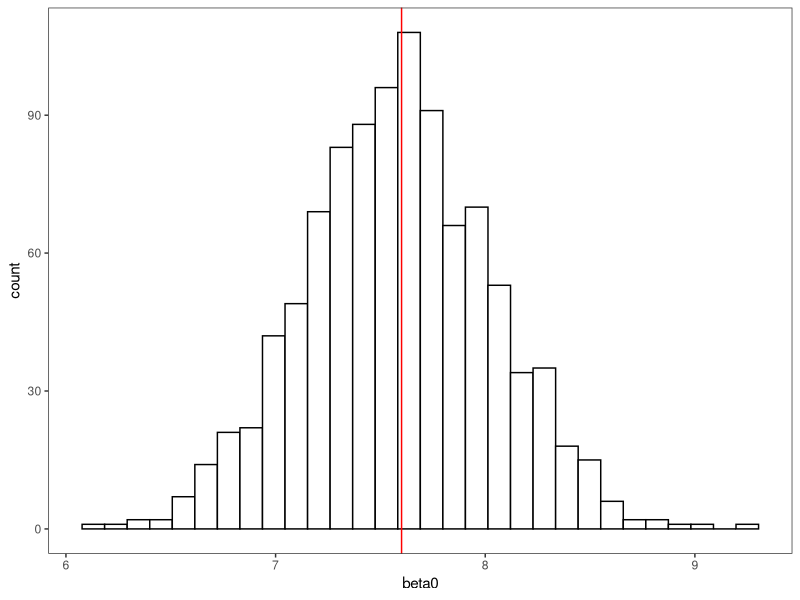
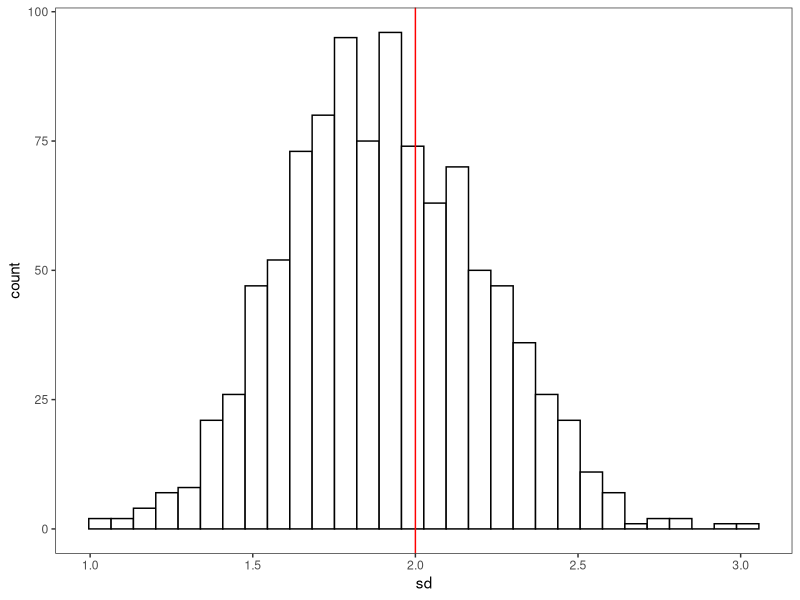

The R source for these figures, in order: (Note: a time limit stopped this script after it produced the figures.)

library(tidyverse)
library(lme4)


rm(list=ls())


###############################################################################
#Starting with a single simulation
###############################################################################

# Creating simulation parameters for a situation where you have multiple trials
# on multiple individuals.

nSubjects = 20
nTests = 8
beta0 = log(2000)
betweenSubjectSd = 2

# Generating random effects for each individual

data = data.frame('subject' = as.factor(1:nSubjects),
                  'subjectEffect' = rnorm(nSubjects, 0, betweenSubjectSd))

# Creating a row for each test on each subject

data = merge(data, 1:nTests) %>% 
  rename(test = 'y')

# Adding in the intercept

data$beta0 = beta0

# Now the ln of the expected value (lambda) should be beta0 + the random subject
# effect for each observation, given that we are not simulating any other
# covariate effects right now.

data$logLambda = data$beta0 + data$subjectEffect

# And lambda should be exp(logLambda)

data$lambda = exp(data$logLambda)

# Now we have an expected value for the response variable for each individual on
# each test. So we can use these values to generate a random draw from a Poisson
# distribution that is unique to each individual.

data$obsResponse = rpois(n = nrow(data), lambda=data$lambda)


# No we can fit a random effects Poisson model to these data.

fittedModel = glmer(obsResponse ~ 1 + (1|subject), family=poisson, data=data)

summary(fittedModel)


# Let's look at the model-estimated intercept which we want to be close to the
# beta0 value we chose

beta0
fittedModel@beta

# And let's look at the model-estimated between-subject standard deviation which
# we want to be close to the betweenSubjectSd we chose

betweenSubjectSd
fittedModel@theta



###############################################################################
#Looping the code to do lots of simulations and make sure that the model
#generally recovers the correct values
###############################################################################


# That's all well and good for 1 simulation, but how do we know that this model
# tends to get the right answers? Well, we can loop this code over a bunch of
# iterations and record the model-estimated beta0 and between-subject sd on
# each iteration.

nSims = 1000

nSubjects = 20
nTests = 8
beta0 = log(2000)
betweenSubjectSd = 2

beta0Ests = rep(NA, nSims)
sdEsts = rep(NA, nSims)

for(i in 1:nSims){
  
  #Generate random effects for each individual
  data = data.frame('subject' = as.factor(1:nSubjects),
                    'subjectEffect' = rnorm(nSubjects, 0, betweenSubjectSd))
  
  # Creating a row for each test on each subject
  data = merge(data, 1:nTests) %>% 
    rename(test = 'y')
  
  # Adding in the intercept
  
  data$beta0 = beta0
  
  # Calculating lambda
  
  data$logLambda = data$beta0 + data$subjectEffect
  
  data$lambda = exp(data$logLambda)
  
  
  # Drawing random values
  
  data$obsResponse = rpois(n = nrow(data), lambda=data$lambda)
  
  
  # Fitting the model
  
  fittedModel = glmer(obsResponse ~ 1 + (1|subject), family=poisson, data=data)
  
  # Recording beta0 and between-subject SD
  
  beta0Ests[i] = fittedModel@beta
  sdEsts[i] = fittedModel@theta
  
}

# Now we can look at the distribution of the estimates from 1000 simulations
# and how they relate to the simulation parameters.

simResults = data.frame('beta0' = beta0Ests,
                        'sd' = sdEsts)

#First beta0

ggplot(simResults, aes(x = beta0))+
  theme_bw()+
  theme(panel.grid=element_blank())+
  geom_histogram(fill='white', color='black')+
  geom_vline(xintercept=beta0, col='red')

#Now the between-subject SD values

ggplot(simResults, aes(x=sd))+
  theme_bw()+
  theme(panel.grid=element_blank())+
  geom_histogram(fill='white', color='black')+
  geom_vline(xintercept=betweenSubjectSd, col='red')




###############################################################################
#What if we do everything the exact same, but truncate every observed value
#greater than 2000 because we are pretending that our experiments ended at
#2000 time units, so we just set every other value to 2001?
###############################################################################


nSims = 1000

nSubjects = 20
nTests = 8
beta0 = log(2000)
betweenSubjectSd = 2

beta0Ests = rep(NA, nSims)
sdEsts = rep(NA, nSims)

for(i in 1:nSims){
  
  #Generate random effects for each individual
  data = data.frame('subject' = as.factor(1:nSubjects),
                    'subjectEffect' = rnorm(nSubjects, 0, betweenSubjectSd))
  
  # Creating a row for each test on each subject
  data = merge(data, 1:nTests) %>% 
    rename(test = 'y')
  
  # Adding in the intercept
  
  data$beta0 = beta0
  
  # Calculating lambda
  
  data$logLambda = data$beta0 + data$subjectEffect
  
  data$lambda = exp(data$logLambda)
  
  
  # Drawing random values
  
  data$obsResponse = rpois(n = nrow(data), lambda=data$lambda)
  
  # THE ONLY CHANGE TO THE CODE IS THIS NEXT LINE
  data$obsResponse = ifelse(data$obsResponse > 2000, 2001, data$obsResponse)
  
  
  # Fitting the model
  
  fittedModel = glmer(obsResponse ~ 1 + (1|subject), family=poisson, data=data)
  
  # Recording beta0 and between-subject SD
  
  beta0Ests[i] = fittedModel@beta
  sdEsts[i] = fittedModel@theta
  
}

# Now we can look at the distribution of the estimates from 1000 simulations
# and how they relate to the simulation parameters.

simResults = data.frame('beta0' = beta0Ests,
                        'sd' = sdEsts)

#First beta0

ggplot(simResults, aes(x = beta0))+
  theme_bw()+
  theme(panel.grid=element_blank())+
  geom_histogram(fill='white', color='black')+
  geom_vline(xintercept=beta0, col='red')

#Now the between-subject SD values

ggplot(simResults, aes(x=sd))+
  theme_bw()+
  theme(panel.grid=element_blank())+
  geom_histogram(fill='white', color='black')+
  geom_vline(xintercept=betweenSubjectSd, col='red')
